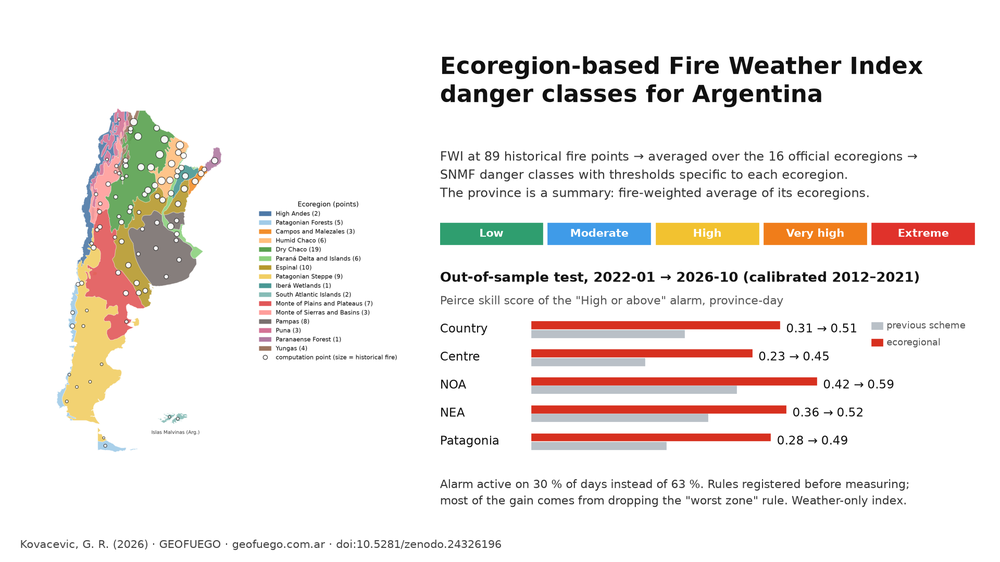
#> input picture fwi_ecoregional_overview.png, 1000 x 562 px, shrunk from 1920 x 1080 before the run
$ python fig_overview.py ../fwi_ecoregional_overview.png ../fwi_ecoregional_overview.png ../fwi_ecoregional_overview.png
#> lines starting #> are read from the running program, lines starting #| are printed output that depends on the picture
# Imagen resumen 16:9 (fondo blanco) para el "Default preview" de Zenodo. Uso: fig_overview.py <mapa.png> <salida.png> <DOI>
import sys
import matplotlib; matplotlib.use('Agg')
import matplotlib.pyplot as plt
from matplotlib.patches import Rectangle
mapa, out, doi = sys.argv[1], sys.argv[2], sys.argv[3]
fig = plt.figure(figsize=(16, 9), dpi=120, facecolor='white')
ax = fig.add_axes([0.02, 0.07, 0.40, 0.86]); ax.imshow(plt.imread(mapa)); ax.axis('off')
t = fig.add_axes([0.44, 0.07, 0.54, 0.86]); t.axis('off'); t.set_xlim(0, 1); t.set_ylim(0, 1)
t.text(0, .97, 'Ecoregion-based Fire Weather Index\ndanger classes for Argentina', fontsize=27, fontweight='bold', va='top', color='#111')
t.text(0, .775, 'FWI at 89 historical fire points → averaged over the 16 official ecoregions →\nSNMF danger classes with thresholds specific to each ecoregion.\nThe province is a summary: fire-weighted average of its ecoregions.', fontsize=14.5, va='top', color='#333', linespacing=1.45)
cl = [('Low', '#2f9e6f'), ('Moderate', '#3f9be8'), ('High', '#f2c230'), ('Very high', '#f07d1a'), ('Extreme', '#e0322b')]
for i, (n, c) in enumerate(cl):
    t.add_patch(Rectangle((i * .2, .575), .19, .045, color=c)); t.text(i * .2 + .095, .5975, n, ha='center', va='center', fontsize=12.5, color='white', fontweight='bold')
t.text(0, .52, 'Out-of-sample test, 2022-01 → 2026-10 (calibrated 2012–2021)', fontsize=15.5, fontweight='bold', va='top', color='#111')
t.text(0, .47, 'Peirce skill score of the "High or above" alarm, province-day', fontsize=13, va='top', color='#555')
filas = [('Country', .314, .510), ('Centre', .233, .453), ('NOA', .421, .586), ('NEA', .362, .523), ('Patagonia', .276, .491)]
y0 = .40
for i, (n, a, b) in enumerate(filas):
    y = y0 - i * .058
    t.text(0, y, n, fontsize=14, va='center', color='#111')
    t.add_patch(Rectangle((.17, y - .017), a * .9, .015, color='#b9c0c7')); t.add_patch(Rectangle((.17, y + .001), b * .9, .015, color='#d7301f'))
    t.text(.17 + b * .9 + .012, y, f'{a:.2f} → {b:.2f}', fontsize=13.5, va='center', color='#111')
t.add_patch(Rectangle((.80, .40, ), .02, .014, color='#b9c0c7')); t.text(.827, .407, 'previous scheme', fontsize=11, va='center', color='#555')
t.add_patch(Rectangle((.80, .365), .02, .014, color='#d7301f')); t.text(.827, .372, 'ecoregional', fontsize=11, va='center', color='#555')
t.text(0, .095, 'Alarm active on 30 % of days instead of 63 %. Rules registered before measuring;\nmost of the gain comes from dropping the "worst zone" rule. Weather-only index.', fontsize=13, va='top', color='#333', linespacing=1.45)
fig.text(0.02, 0.025, f'Kovacevic, G. R. (2026) · GEOFUEGO · geofuego.com.ar · doi:{doi}', fontsize=12.5, color='#444')
fig.savefig(out, facecolor='white')
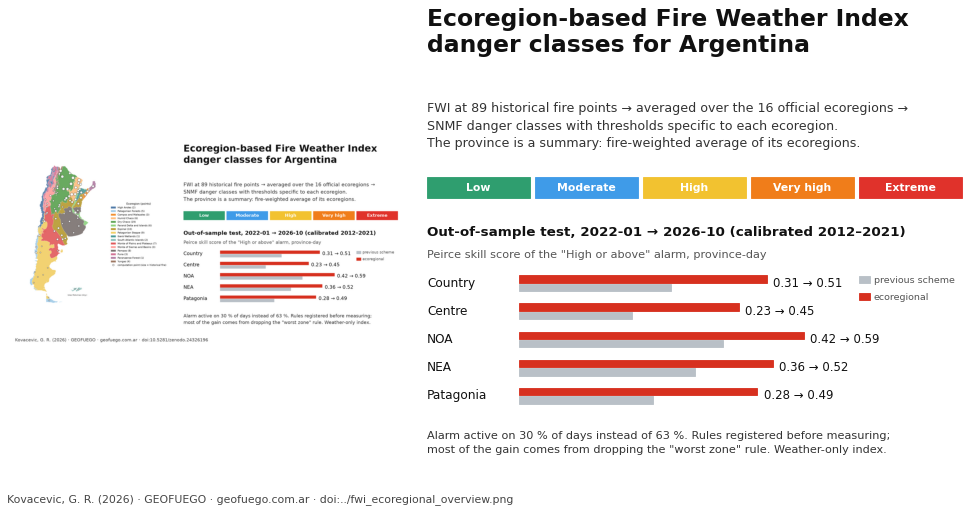
#> figure drawn by matplotlib, 2 panels
